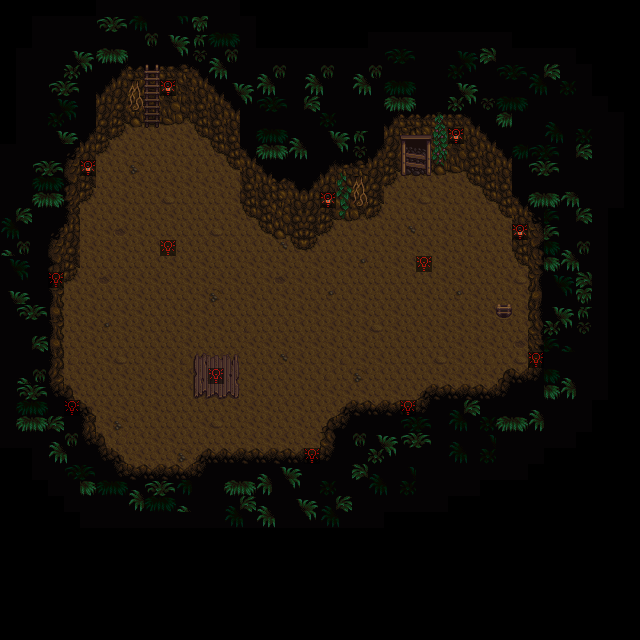

A 2D game scene composited from a Tiled map and its tileset images. What follows is a short description and the map's XML, with each tile layer's data collapsed to a summary:
An orthogonal 40x40 tile map with 16x16 px tiles, 5 tile layers (Back, Buildings, Front, AlwaysFront, ...), 2 tilesets.

<map version="1.10" tiledversion="1.10.2" orientation="orthogonal" renderorder="right-down" width="40" height="40" tilewidth="16" tileheight="16" infinite="0" nextlayerid="11" nextobjectid="1">
 <properties>
  <property name="Warp" value="9 7 Custom_Cave_Level2 9 9 31 19 Custom_Ritual_Room 17 15" />
 </properties>
 <tileset firstgid="1" name="mine" tilewidth="16" tileheight="16" tilecount="288" columns="16">
  <image source="Tilesets/mine.png" width="256" height="288" />
 </tileset>
 <tileset firstgid="289" name="paths" tilewidth="16" tileheight="16" tilecount="64" columns="4">
  <image source="Tilesets/paths.png" width="64" height="256" />
 </tileset>
 <layer id="1" name="Back" width="40" height="40">
  <data>[1600 cells, 528 non-empty, 18 distinct tile ids]</data>
 </layer>
 <layer id="2" name="Buildings" width="40" height="40">
  <data>[1600 cells, 718 non-empty, 97 distinct tile ids]</data>
 </layer>
 <layer id="3" name="Front" width="40" height="40">
  <data>[1600 cells, 0 non-empty, 0 distinct tile ids]</data>
 </layer>
 <layer id="4" name="AlwaysFront" width="40" height="40">
  <data>[1600 cells, 0 non-empty, 0 distinct tile ids]</data>
 </layer>
 <layer id="5" name="Paths" width="40" height="40">
  <data>[1600 cells, 13 non-empty, 1 distinct tile ids]</data>
 </layer>
 <objectgroup id="6" name="Back" />
 <objectgroup id="7" name="Buildings" />
 <objectgroup id="8" name="Front" />
 <objectgroup id="9" name="AlwaysFront" />
 <objectgroup id="10" name="Paths" />
</map>
